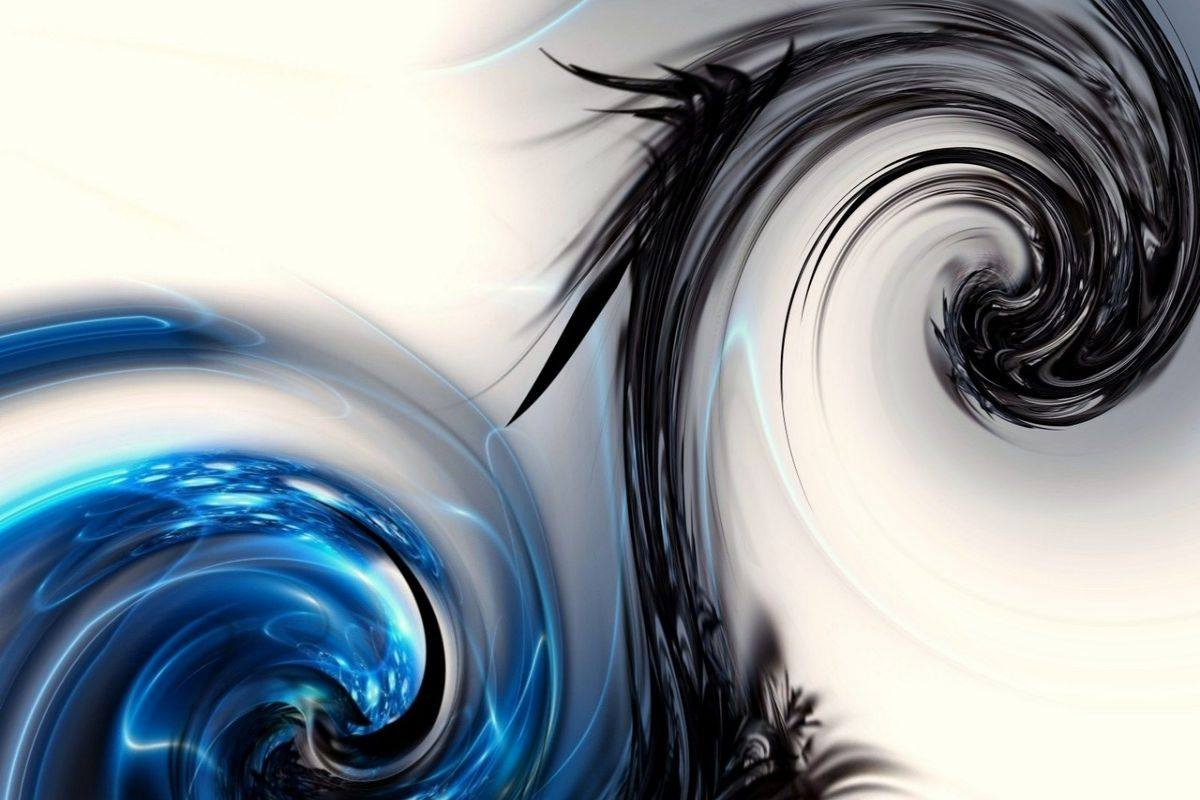
//> input picture Ejemplos Opencv/a.jpg, 1200 x 800 px
$ ./prueba a.jpg   (built with g++ and OpenCV 4)
//> lines starting //> are read from the running program, lines starting //| are printed output that depends on the picture
#include <opencv2/core/core.hpp>
#include <opencv2/highgui/highgui.hpp>
#include <iostream>     // std::cout
#include <algorithm>    // std::random_shuffle
#include <vector>       // std::vector
#include <iterator> // for std::begin, std::end


using namespace cv;
using namespace std;

void comparacion_mat(Mat* image, Mat* mat2 , int sizex , int sizey){
    for (int y = 0; y < image->rows; y += sizey){
        for (int x = 0; x < image->cols; x += sizex){
            if(
                //compara primer pixel del cuadro
                   (int)mat2->at<cv::Vec3b>(y, x)[0] == (int)image->at<cv::Vec3b>(y, x)[0]
                && (int)mat2->at<cv::Vec3b>(y, x)[1] == (int)image->at<cv::Vec3b>(y, x)[1]
                && (int)mat2->at<cv::Vec3b>(y, x)[2] == (int)image->at<cv::Vec3b>(y, x)[2]

                //compara pixel del centro del cuadro
                && (int)mat2->at<cv::Vec3b>(y+sizey/2, x+sizex/2)[0] == (int)image->at<cv::Vec3b>(y+sizey/2, x+sizex/2)[0]
                && (int)mat2->at<cv::Vec3b>(y+sizey/2, x+sizex/2)[1] == (int)image->at<cv::Vec3b>(y+sizey/2, x+sizex/2)[1]
                && (int)mat2->at<cv::Vec3b>(y+sizey/2, x+sizex/2)[2] == (int)image->at<cv::Vec3b>(y+sizey/2, x+sizex/2)[2]
                ){
                std:: cout << 1 << "\t" ;
            }
            else
                std:: cout << 0 << "\t";

        }
        std::cout << "\n";
    }
}

bool comparacion_cuadros(Mat* mat1, Mat* mat2 , int sizex , int sizey){
    if(
                //compara primer pixel del cuadro
                   (int)mat2->at<cv::Vec3b>(0, 0)[0] == (int)mat1->at<cv::Vec3b>(0, 0)[0]
                && (int)mat2->at<cv::Vec3b>(0, 0)[1] == (int)mat1->at<cv::Vec3b>(0, 0)[1]
                && (int)mat2->at<cv::Vec3b>(0, 0)[2] == (int)mat1->at<cv::Vec3b>(0, 0)[2]

                //compara pixel del centro del cuadro
                && (int)mat2->at<cv::Vec3b>(sizey/2, sizex/2)[0] == (int)mat1->at<cv::Vec3b>(sizey/2, sizex/2)[0]
                && (int)mat2->at<cv::Vec3b>(sizey/2, sizex/2)[1] == (int)mat1->at<cv::Vec3b>(sizey/2, sizex/2)[1]
                && (int)mat2->at<cv::Vec3b>(sizey/2, sizex/2)[2] == (int)mat1->at<cv::Vec3b>(sizey/2, sizex/2)[2]
                )
        return true;
    else
        return false;
}


// [32 lines of commented-out code are left out]

void juntar_img(Mat* image, Mat* mat2 , Mat* mat3 , int sizex , int sizey){
    Mat  mat4(image->rows, image->cols,CV_8UC3,Scalar(0, 0, 0));


}


int main( int argc, char** argv )
{
    if( argc != 2)
    {
     cout <<" Usage: display_image ImageToLoadAndDisplay" << endl;
     return -1;
    }

    Mat image;
    image = imread(argv[1], CV_LOAD_IMAGE_COLOR);   // Read the file
//> image is the input picture: 800 rows x 1200 cols, CV_8UC3; mean B, G, R 157.9, 151, 142.2

    if(! image.data )                              // Check for invalid input
    {
        cout <<  "Could not open or find the image" << std::endl ;
        return -1;
    }

    srand (time(NULL));
    // trying to create a matrix as same width and height as the image file being loaded.
    Mat  mat2(image.rows, image.cols,CV_8UC3,Scalar(0, 0, 0));
    Mat  mat3(image.rows, image.cols,CV_8UC3,Scalar(0, 0, 0));

    int divx = 4;
    int divy = 2;

    // [40 lines of commented-out code are left out]
    std::vector<Mat> original_vect;
    Mat original_arr[divx*divy];

    int sizex = image.cols/divx ;
//> sizex = 300
    int sizey = image.rows/divy ;
//> sizey = 400

    int iterador = 0;
    for (int y = 0; y < image.rows; y += sizey)
    {
        for (int x = 0; x < image.cols; x += sizex)
        {
            cv::Rect rect =  cv::Rect(x,y, sizex, sizey);
            original_vect.push_back(cv::Mat(image, rect));
            original_arr[iterador] = cv::Mat(image, rect);
            ++iterador;
        }
    }
//> this loop made 2 passes
//> iterador on passes 1 to 2: 4, 8
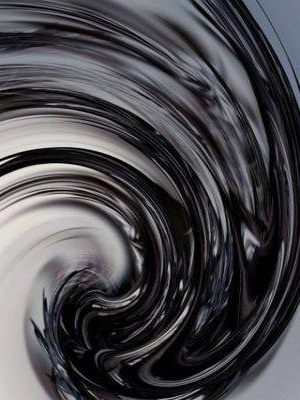
//> original_vect[3]: 400 rows x 300 cols, CV_8UC3; mean B, G, R 77.8, 73.7, 75.3
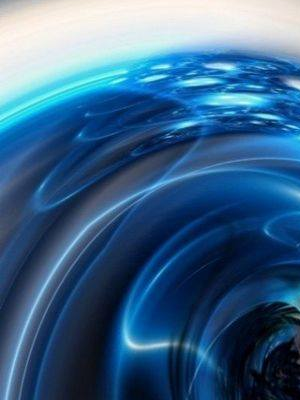
//> original_vect[4]: 400 rows x 300 cols, CV_8UC3; mean B, G, R 136.5, 99.5, 58.5
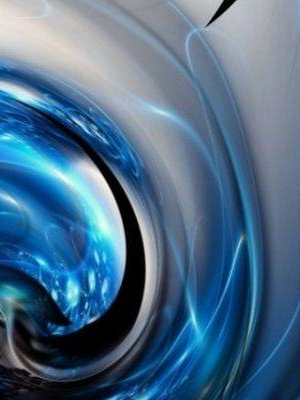
//> original_vect[5]: 400 rows x 300 cols, CV_8UC3; mean B, G, R 137.1, 109.1, 76.9
//> after the loop, iterador = 8

    //std::vector<Mat> smallImages(original_vect);
    Mat smallImages[divx*divy] ;

    Mat mat3_vect[divx*divy] ;

    //std::vector<Mat> mat3_vect(original_vect);

    std::vector<Mat> smallImagesV (original_vect);
    std::vector<Mat> mat3V (original_vect);

    std::random_shuffle ( smallImagesV.begin(), smallImagesV.end() );

    std::random_shuffle ( mat3V.begin(), mat3V.end() );

    std::copy(smallImagesV.begin(), smallImagesV.end(), smallImages);
    std::copy(mat3V.begin(), mat3V.end(), mat3_vect);


//crear matrices apartir del array de imagenes
    iterador = 0;
    for (int y = 0; y < image.rows; y += sizey)
    {
        for (int x = 0; x < image.cols; x += sizex)
        {
            smallImages[iterador].copyTo(mat2(Rect(x, y, sizex, sizey)));
            ++iterador;
            // cv::Rect rect =  cv::Rect(x,y, sizex, sizey);
            // smallImages.push_back(cv::Mat(image, rect));
        }
    }
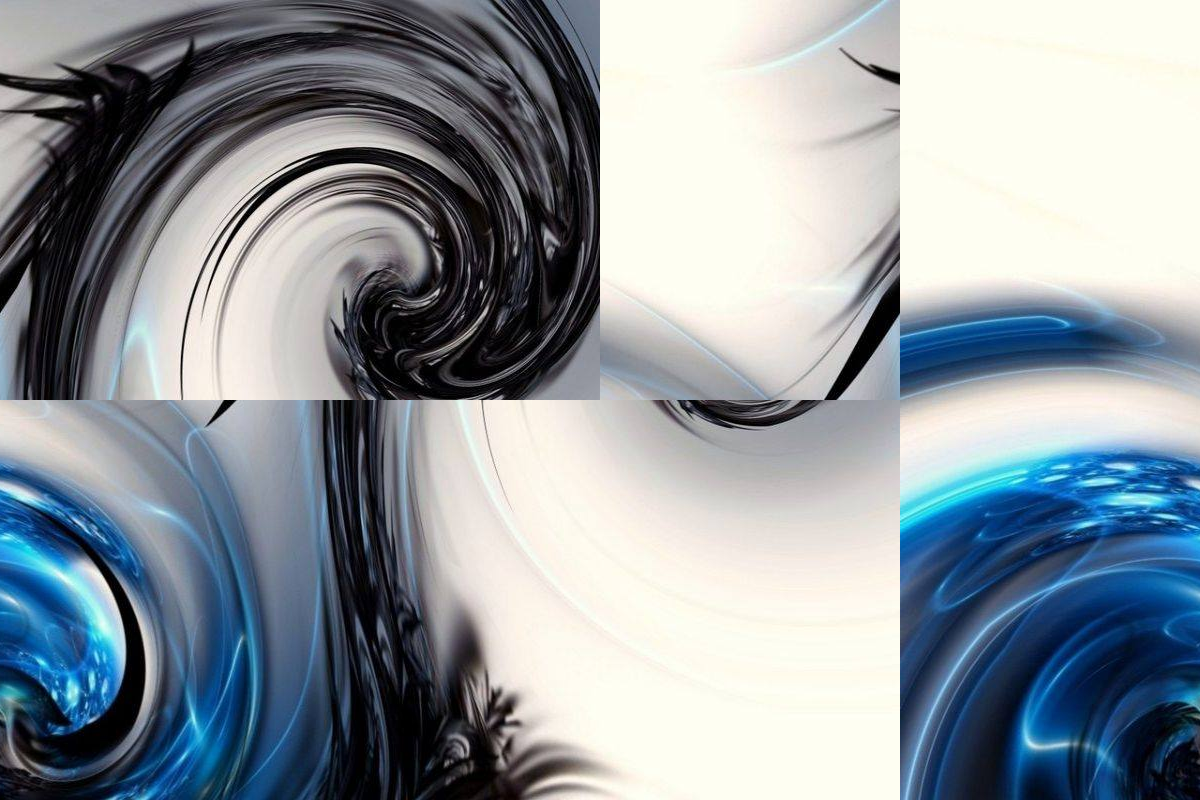
//> mat2: 800 rows x 1200 cols, CV_8UC3; mean B, G, R 157.9, 151, 142.2
//> after the loop, iterador = 8

    iterador = 0;
    for (int y = 0; y < image.rows; y += sizey)
    {
        for (int x = 0; x < image.cols; x += sizex)
        {
            mat3_vect[iterador].copyTo(mat3(Rect(x, y, sizex, sizey)));
            ++iterador;
        }
    }
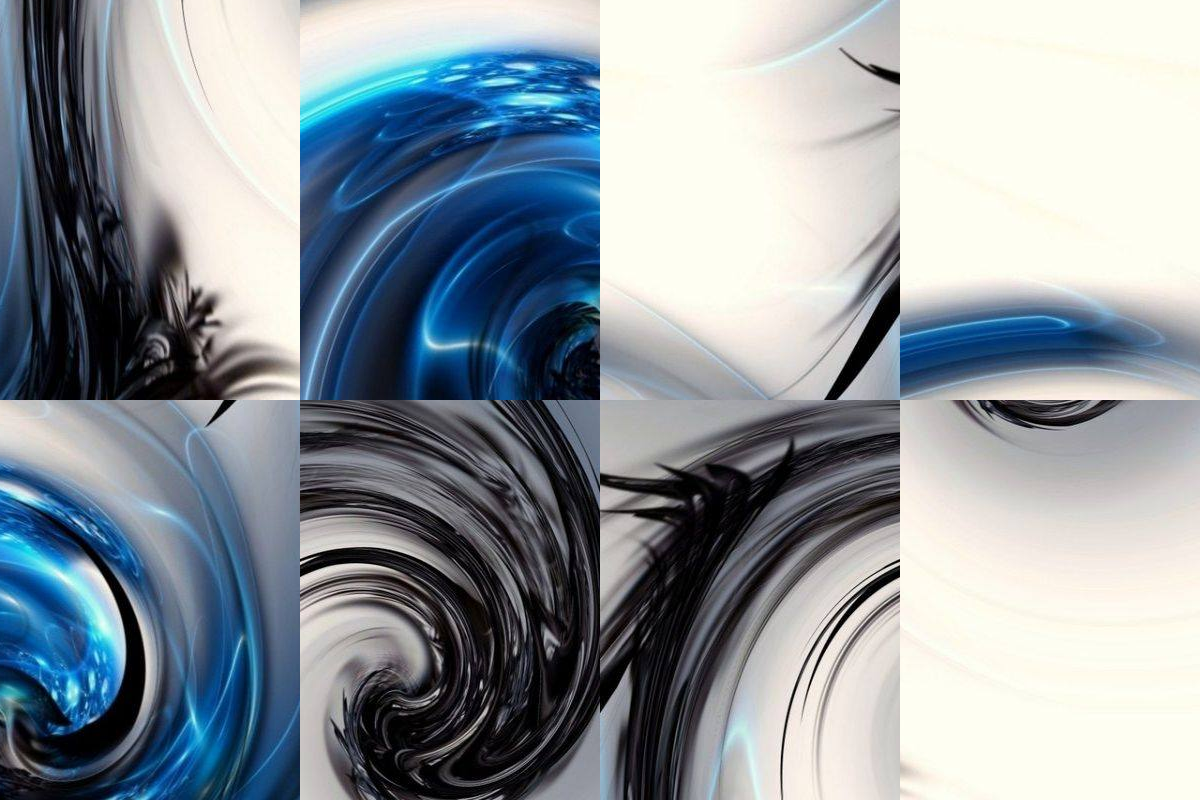
//> mat3: 800 rows x 1200 cols, CV_8UC3; mean B, G, R 157.9, 151, 142.2
//> after the loop, iterador = 8


    int int_original[divx*divy];
    Mat hijo_array[divx*divy];


    Mat  mat_hijo(image.rows, image.cols,CV_8UC3,Scalar(0, 0, 0));


    iterador = 0;
    for (int i = 0; i < divx*divy; ++i){

            bool smallImages_original_vect  = comparacion_cuadros(&original_vect[i], &smallImages[i] , sizex, sizey );

            bool mat3_vect_original_vect    = comparacion_cuadros(&original_vect[i], &mat3_vect[i] , sizex, sizey );


            if(    smallImages_original_vect   ){
                hijo_array[i] = (smallImages[i]);
                int_original[i] = (1);
                }

            if (   mat3_vect_original_vect && !smallImages_original_vect ){
                hijo_array[i] = (mat3_vect[i]);
                int_original[i] = (1);
            }

            if (!smallImages_original_vect && !mat3_vect_original_vect ){
                Mat  black(sizey, sizex,CV_8UC3,Scalar(0, 0, 0));
                hijo_array[i] = black ;
                int_original[i] = (0);
            }
    }
//> this loop made 8 passes
//> mat3_vect_original_vect on passes 1 to 8: false, false, false, false, false, false, false, true


    Mat  mat_hijo0(image.rows, image.cols,CV_8UC3,Scalar(0, 0, 0));


    iterador = 0;
    for (int y = 0; y < image.rows; y += sizey)
    {
        for (int x = 0; x < image.cols; x += sizex)
        {
            if (int_original[iterador] == (1))
                hijo_array[iterador].copyTo(mat_hijo0(Rect(x, y, sizex, sizey)));
            ++iterador;
        }
    }
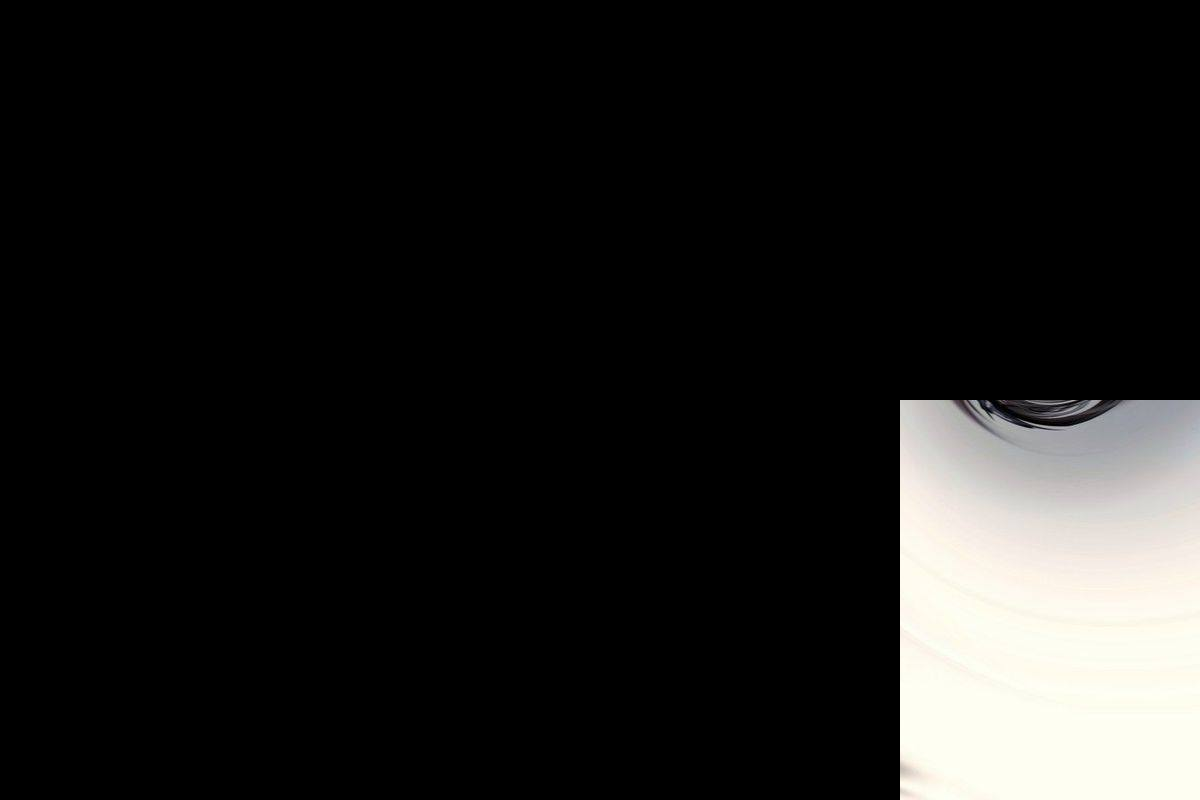
//> mat_hijo0: 800 rows x 1200 cols, CV_8UC3; mean B, G, R 27.5, 28.5, 28.9
//> after the loop, iterador = 8


 //   std::cout << "colocacion resto genes\n";

    std::vector<Mat> randomHijo;
    for (int i = 0; i < divx*divy; ++i){

        bool utilizada1 = false;
        //bool utilizada2 = false;

        for(int j=0 ; j<divx*divy; ++j ){
            //std::cout << "imagen["<< i << "]" << " hijo["<< j <<"]\n";


            if ((comparacion_cuadros(&hijo_array[j], &smallImages[i] , sizex, sizey ))){
                //std::cout << "imagen[" << i << "] coincide con hijo[" << j << "]\n";
                utilizada1 = true;
            }


        }
        if (!utilizada1){
            randomHijo.push_back(smallImages[i]);
        }
    }
//> this loop made 8 passes

  //  std::cout << "resto genes en vector\n";

    std::random_shuffle ( randomHijo.begin(), randomHijo.end() );

//std::cout << "shuffle resto genes  - vectSize" << randomHijo.size() <<  "\n";


    iterador = 0;
    for (int i=0 ; i< divx*divy ; ++i){
        if (int_original[i] == 0){
           // std::cout << iterador << endl;
            hijo_array[i] = randomHijo.at(iterador);
            ++iterador;
        }

    }
  // [68 lines of commented-out code are left out]


    iterador = 0;
    for (int y = 0; y < image.rows; y += sizey)
    {
        for (int x = 0; x < image.cols; x += sizex)
        {

            hijo_array[iterador].copyTo(mat_hijo(Rect(x, y, sizex, sizey)));
            ++iterador;
        }
    }
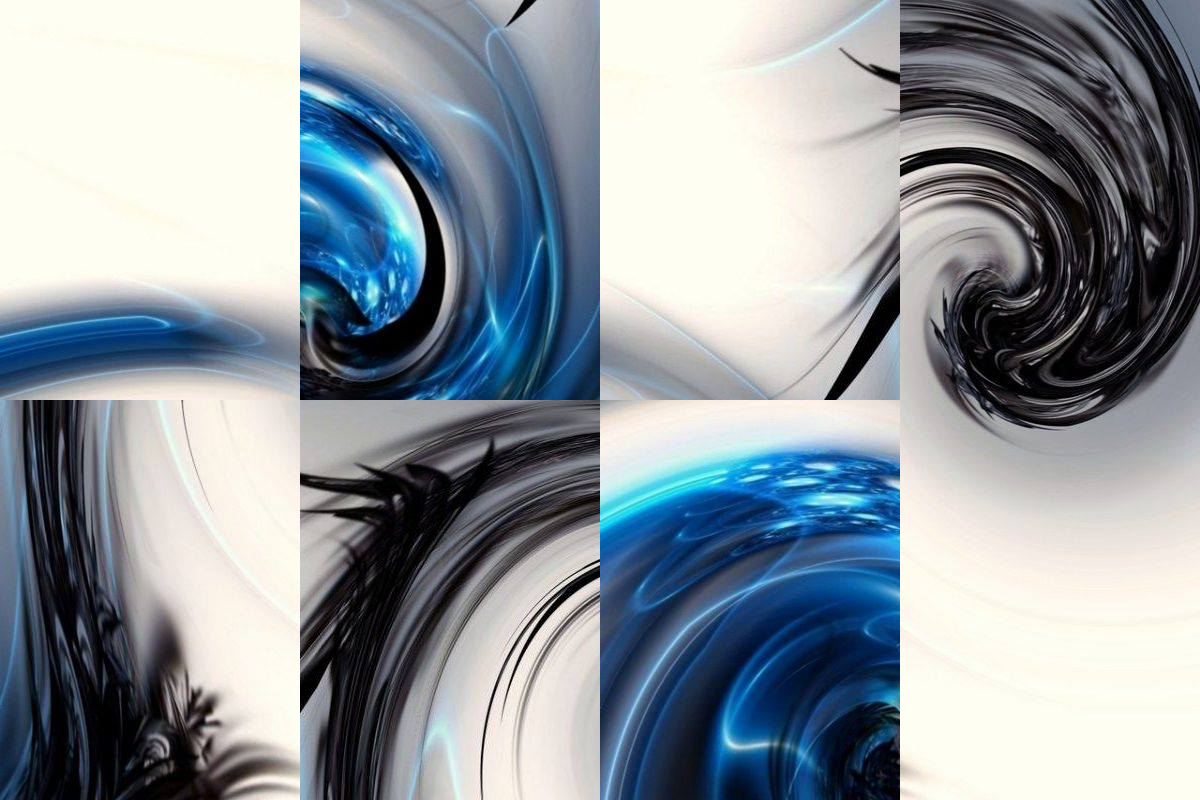
//> mat_hijo: 800 rows x 1200 cols, CV_8UC3; mean B, G, R 157.9, 151, 142.2
//> after the loop, iterador = 8


/*

    for (int y = 0; y < image.rows; y += sizey){
        for (int x = 0; x < image.cols; x += sizex){
            if(
                //compara primer pixel del cuadro
                   (int)mat2.at<cv::Vec3b>(y, x)[0] == (int)image.at<cv::Vec3b>(y, x)[0]
                && (int)mat2.at<cv::Vec3b>(y, x)[1] == (int)image.at<cv::Vec3b>(y, x)[1]
                && (int)mat2.at<cv::Vec3b>(y, x)[2] == (int)image.at<cv::Vec3b>(y, x)[2]

                //compara pixel del centro del cuadro
                && (int)mat2.at<cv::Vec3b>(y+sizey/2, x+sizex/2)[0] == (int)image.at<cv::Vec3b>(y+sizey/2, x+sizex/2)[0]
                && (int)mat2.at<cv::Vec3b>(y+sizey/2, x+sizex/2)[1] == (int)image.at<cv::Vec3b>(y+sizey/2, x+sizex/2)[1]
                && (int)mat2.at<cv::Vec3b>(y+sizey/2, x+sizex/2)[2] == (int)image.at<cv::Vec3b>(y+sizey/2, x+sizex/2)[2]
                ){
                std:: cout << 1 << "\t" ;
            }
            else
                std:: cout << 0 << "\t";


            //i1.at<cv::Vec3b>(i, j)[0] == i2.at<cv::Vec3b>(i, j)[0])
            std:: cout << "B: " << x <<"," << y << "    \t" ;

            std::cout << (int)mat2.at<cv::Vec3b>(x, y)[0] << " - ";
            std::cout << (int)image.at<cv::Vec3b>(x, y)[0] << "    \t";

            std:: cout << "R: "  << x <<"," << y << "    \t" ;
            std::cout << (int)mat2.at<cv::Vec3b>(x, y)[1] << " - ";
            std::cout << (int)image.at<cv::Vec3b>(x, y)[1] << "    \t";

            std:: cout << "G: "  << x <<"," << y << "    \t" ;
            std::cout << (int)mat2.at<cv::Vec3b>(x, y)[2] << " - ";
            std::cout << (int)image.at<cv::Vec3b>(x, y)[2] << std::endl;


            std::cout << y << " , " << x << "\n"
                << "\tB: " << (int)mat2.at<cv::Vec3b>(y, x)[0] << "-" << (int)image.at<cv::Vec3b>(y, x)[0] << "- \n"
                << "\tR: " << (int)mat2.at<cv::Vec3b>(y, x)[1] << "-" << (int)image.at<cv::Vec3b>(y, x)[1] << "- \n"
                << "\tG: " << (int)mat2.at<cv::Vec3b>(y, x)[2] << "-" << (int)image.at<cv::Vec3b>(y, x)[2] << "- \n"


                << "\tB: " << (int)mat2.at<cv::Vec3b>(y+sizey/2, x+sizex/2)[0] << "-" << (int)image.at<cv::Vec3b>(y+sizey/2, x+sizex/2)[0] << "- \n"
                << "\tR: " << (int)mat2.at<cv::Vec3b>(y+sizey/2, x+sizex/2)[1] << "-" << (int)image.at<cv::Vec3b>(y+sizey/2, x+sizex/2)[1] << "- \n"
                << "\tG: " << (int)mat2.at<cv::Vec3b>(y+sizey/2, x+sizex/2)[2] << "-" << (int)image.at<cv::Vec3b>(y+sizey/2, x+sizex/2)[2]
                ;
                std:: cout << std:: endl;


        }
        std::cout << "\n";
    }
*/

    //comparacion_mat(&image , &mat2, sizex, sizey);


//src.copyTo(dst(Rect(left, top, src.cols, src.rows)));

    namedWindow( "Display window", WINDOW_AUTOSIZE );// Create a window for display.
    imshow( "Display window", image );                   // Show our image inside it.

    namedWindow( "Padre 1", WINDOW_AUTOSIZE );
    imshow( "Padre 1", mat2 );

    namedWindow( "Padre 2", WINDOW_AUTOSIZE );
    imshow( "Padre 2", mat3 );

    namedWindow( "Hijo Final", WINDOW_AUTOSIZE );
    imshow( "Hijo Final", mat_hijo );

    namedWindow( "Hijo0", WINDOW_AUTOSIZE );
    imshow( "Hijo0", mat_hijo0 );


    waitKey(0);                                          // Wait for a keystroke in the window
    return 0;
}

$ run again, on Ejemplos Opencv/c3.jpg
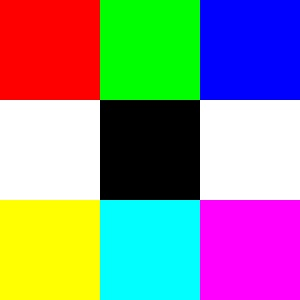
//> input picture Ejemplos Opencv/c3.jpg, 300 x 300 px
//> image is the input picture: 300 rows x 300 cols, CV_8UC3; mean B, G, R 141.6, 141.6, 141.7
//> the loop `for (int y = 0; y < image.rows; y += sizey)` made 2 passes
//> iterador on passes 1 to 2: 4, 8
//> after the loop `for (int y = 0; y < image.rows; y += sizey)`: iterador = 8
//> the loop `for (int i = 0; i < divx*divy; ++i)` made 8 passes
//> mat3_vect_original_vect on passes 1 to 8: false, false, false, false, false, false, false, true
//> after the loop `for (int y = 0; y < image.rows; y += sizey)`:
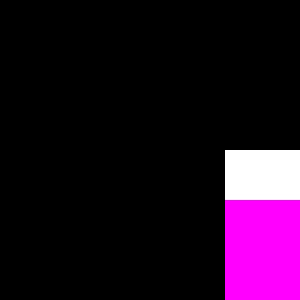
//> mat_hijo0: 300 rows x 300 cols, CV_8UC3; mean B, G, R 31.8, 10.6, 31.8
//> the loop `for (int i = 0; i < divx*divy; ++i)` made 8 passes
//> after the loop `for (int y = 0; y < image.rows; y += sizey)`:
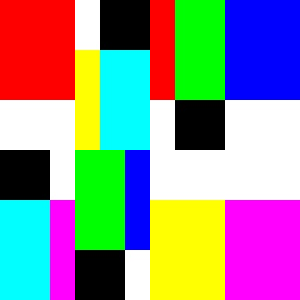
//> mat_hijo: 300 rows x 300 cols, CV_8UC3; mean B, G, R 141.6, 141.6, 141.7
